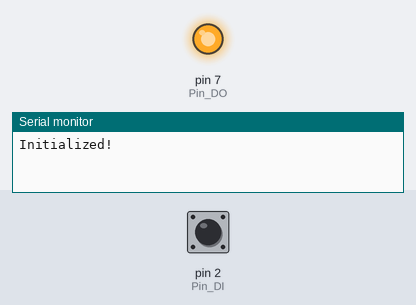
Simulated run of this sketch. Board: Arduino Uno, built with avr-gcc and run on an emulated ATmega328P. On the bench: output pins drawn as LEDs (lit = HIGH), the last lines printed to the serial monitor. Inputs (shaded band) come from the test bench; at power-on: pin 2 (Pin_DI) HIGH.

Above: at 1.2 s.
1.3 s: pin 2 (Pin_DI) pulled LOW for 0.15 s
At 1.6 s:
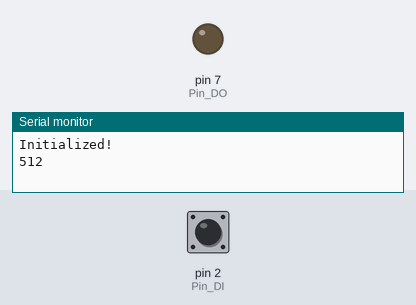
Timing chart, 0 to 4.3 s (numbered marks = the images above; inputs shaded):
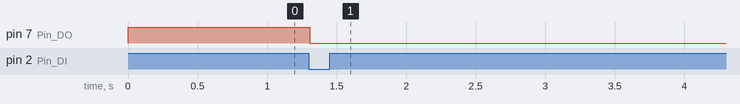

Measured:
- after the input at 1.3 s, pin 7 (Pin_DO): HIGH → LOW at once

The sketch:

Square_Shifter.ino
```cpp
//---------------------------------------------------------------------------
/*
//==========================================
// Author : shenfa@shenfa.idv.tw
//==========================================
*/
//---------------------------------------------------------------------------

//---------------------------------------------------------------------------
//---------------------------------------------------------------------------

#define		Pin_DO				(7)
#define		Pin_DI				(2)

#define		Pin_Potentiometer		(A0)
#define		Potentiometer_Const		(856)
#define		Potentiometer_Phase_Step	(22.22)

#define		Out_Level_High			(0)
#define		Out_Level_Low			(1)

#define		In_Level_High			(1)
#define		In_Level_Low			(0)

enum	Level_State__Enum {
	Level_State__Triggered,
	Level_State__Low,
	Level_State__High,

	Level_State__Enums
};


enum	Level_State__Enum	Current_State = Level_State__Enums;
unsigned int			Phase_Delay_uS = 0;
int				Potentiometer__Last = 0;

void	EInt_ISR()
{
	Current_State = Level_State__Triggered;
}


void	setup()
{
	// put your setup code here, to run once:
	Serial.begin( 9600 );

	pinMode( Pin_DI, INPUT_PULLUP );
	attachInterrupt( digitalPinToInterrupt( Pin_DI ), EInt_ISR, FALLING );

//	pinMode( Pin_DI, INPUT_PULLUP );
// 	pinMode( Pin_DI, INPUT );
	pinMode( Pin_DO, OUTPUT );

	digitalWrite( Pin_DO, Out_Level_Low );

	Serial.println("Initialized!");
}

//---------------------------------------------------------------------------
//---------------------------------------------------------------------------


int	Read_Potentiometer( void )
{
	int	val;

	val = analogRead( Pin_Potentiometer );
	if( Potentiometer__Last != val ) {
		Potentiometer__Last = val;
		Serial.println( val );		// debug value
	}
	return( Potentiometer_Const - val );
}

int	Get_Phase_Delay( void )
{
	int	val;
	float	phase_step = Potentiometer_Phase_Step;

	val = Read_Potentiometer();
	if( val > 720 ) val = 720;
	val >>= 1;
	phase_step *= val;
	return( phase_step / 2 );
}

void	loop()
{
	// put your main code here, to run repeatedly:
	switch( Current_State ) {
	case Level_State__Triggered:
		Phase_Delay_uS = Get_Phase_Delay();
		Current_State = Level_State__Low;
		delayMicroseconds( Phase_Delay_uS );

	case Level_State__Low:
		digitalWrite( Pin_DO, Out_Level_Low );
		Current_State = Level_State__High;
		delayMicroseconds( 4000 );

	case Level_State__High:
		digitalWrite( Pin_DO, Out_Level_High );
// 		Phase_Delay_uS = Get_Phase_Delay();
		Current_State = Level_State__Enums;

	default:
		break;
	}
}

//---------------------------------------------------------------------------
//---------------------------------------------------------------------------
```
